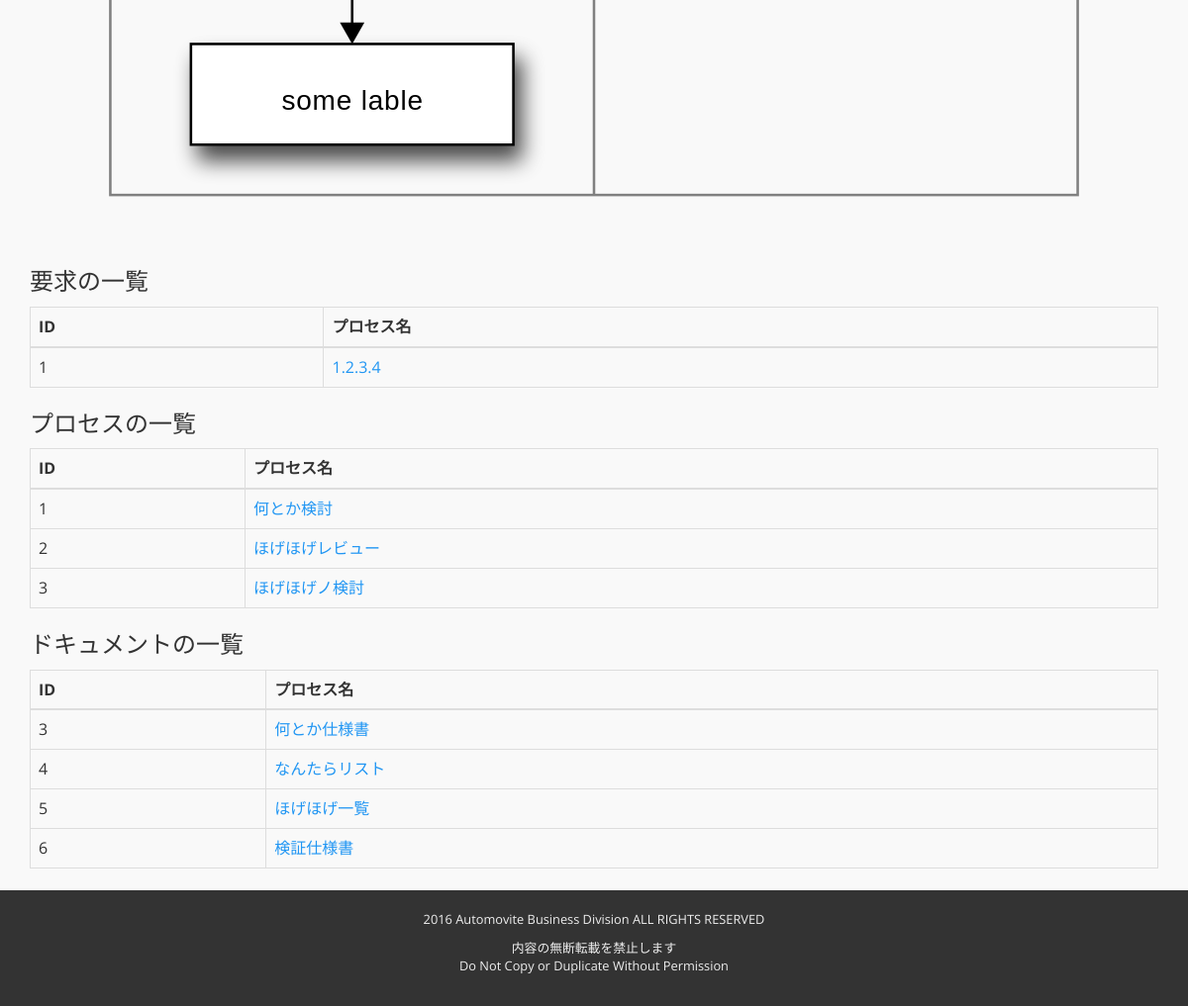
The page /processflow/ (lower part) on the database as committed earlier.
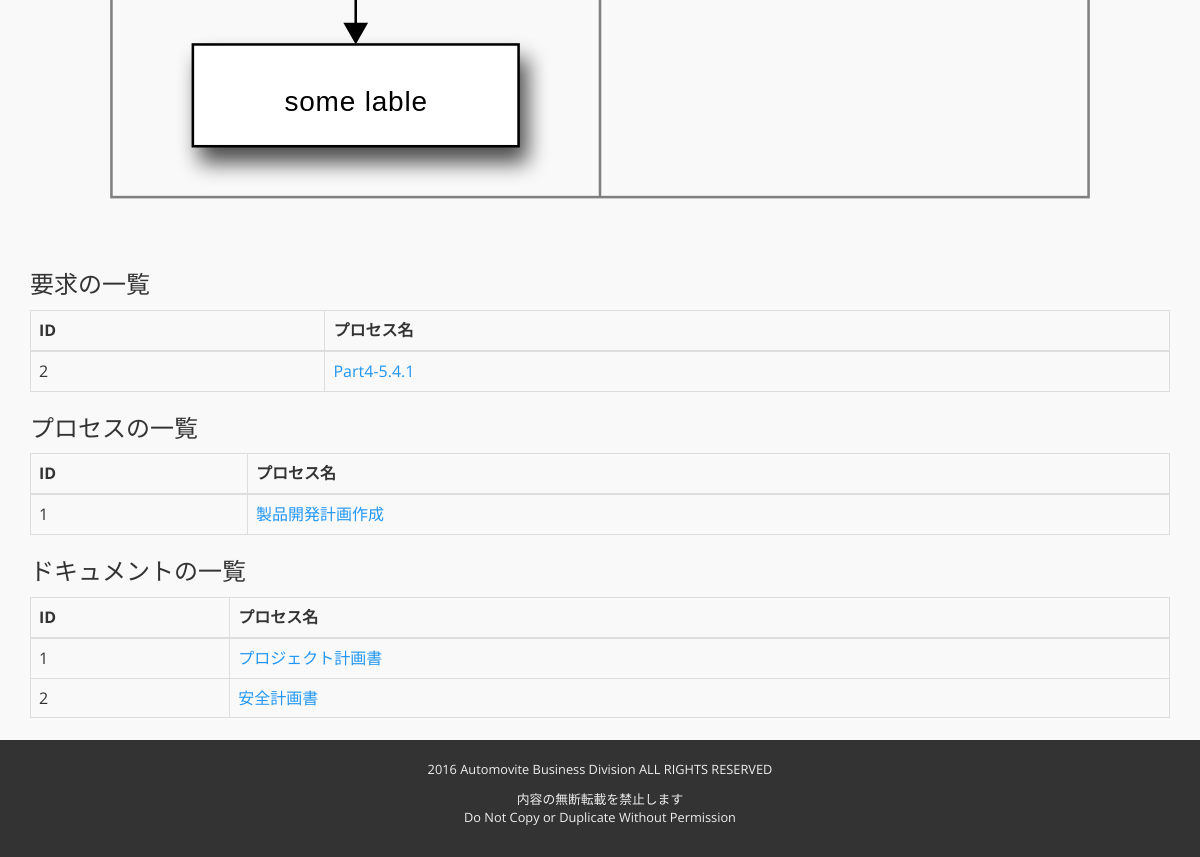
The same page on the database as committed later.
### process_flow/models.py (models this page shows, shortened)
class Requirement(models.Model):
    requirement_number = models.CharField(max_length=32)
    original_requirement = models.TextField('Requirementの原文')
    interpreted_requirement = models.TextField('Requirementの解釈')
    related_documents = models.ManyToManyField(Document)
    related_process = models.ManyToManyField(Process)

class Process(models.Model):
    name = models.CharField(max_length=128)
    summary = models.TextField()
    description = models.TextField()
    process_id = models.IntegerField('Process ID')
    related_documents = models.ManyToManyField(Document, through='Relationship')

class Document(models.Model):
    name = models.CharField(max_length=128)
    summary = models.TextField(blank=True)
    description = models.TextField()
    document_id = models.IntegerField('Document ID')
    document_url = models.URLField()

### process_flow/views.py (the view)
class IndexView(TemplateView):
    template_name = 'process_flow/index.html'
    def processes(self):
        return Process.objects.all()
    def documents(self):
        return Document.objects.all()
    def requirements(self):
        return Requirement.objects.all()

### process_flow/templates/process_flow/index.html (shortened to what this page needs)
{% extends "base.html" %}
{% block content %}
<img src="/static/img/actsample.svg"/>
<h3>要求の一覧</h3>
<table class="table table-striped table-bordered">
    <thead>
        <tr>
            <th>ID</th>
            <th>プロセス名</th>
        </tr>
    </thead>
    <tbody>
    {% for r in view.requirements %}
    <tr>
        <td>{{ r.id }}</td>
        <td><a href="./requirement/{{ r.id }}">{{ r.requirement_number }}</a></td>
    </tr>
    {% endfor %}
    </tbody>
</table>
<h3>プロセスの一覧</h3>
<table class="table table-striped table-bordered">
    <thead>
        <tr>
            <th>ID</th>
            <th>プロセス名</th>
        </tr>
    </thead>
    <tbody>
    {% for p in view.processes %}
    <tr>
        <td>{{ p.id }}</td>
        <td><a href="./process/{{ p.id }}">{{ p.name }}</a></td>
    </tr>
    {% endfor %}
    </tbody>
</table>
<h3>ドキュメントの一覧</h3>
<table class="table table-striped table-bordered">
    <thead>
        <tr>
            <th>ID</th>
            <th>プロセス名</th>
        </tr>
    </thead>
    <tbody>
    {% for d in view.documents %}
    <tr>
        <td>{{ d.id }}</td>
        <td><a href="./document/{{ d.id }}">{{ d.name }}</a></td>
    </tr>
    {% endfor %}
    </tbody>
</table>
{% endblock content %}

### process_flow/templates/base.html (shortened to what this page needs)
{% load staticfiles %}
{% load markdown_deux_tags %}
<!DOCTYPE html>
<html lang="{{ LANGUAGE_CODE|default:" en-us" }}">
  <head>
    <link href="{% static 'css/bootstrap.css' %}" rel="stylesheet">
  </head>
  <body class="no-thank-yu">
    <div class="container">
      {% block content %}{% endblock %}
    </div>
    <footer class="bs-docs-footer text-center" role="contentinfo">
      <p>2016 Automovite Business Division ALL RIGHTS RESERVED</p>
      <p>内容の無断転載を禁止します<br/>Do Not Copy or Duplicate Without Permission</p>
    </footer>
  </body>
</html>

### process_flow/templates/base.html (style rules this page uses)
footer { padding: 20px; color: #eee; background-color: #333; font-size: 80%; }

Rows that differ between the two databases and show on the page:
removed Requirement: id "1", requirement_number "1.2.3.4"
removed Process: id "2", name "ほげほげレビュー"
removed Process: id "3", name "ほげほげノ検討"
removed Document: id "3", name "何とか仕様書"
removed Document: id "4", name "なんたらリスト"
removed Document: id "5", name "ほげほげ一覧"
removed Document: id "6", name "検証仕様書"
added Requirement: id "2", requirement_number "Part4-5.4.1"
changed Process id 1: name "何とか検討" → "製品開発計画作成"
added Document: id "1", name "プロジェクト計画書"
added Document: id "2", name "安全計画書"
